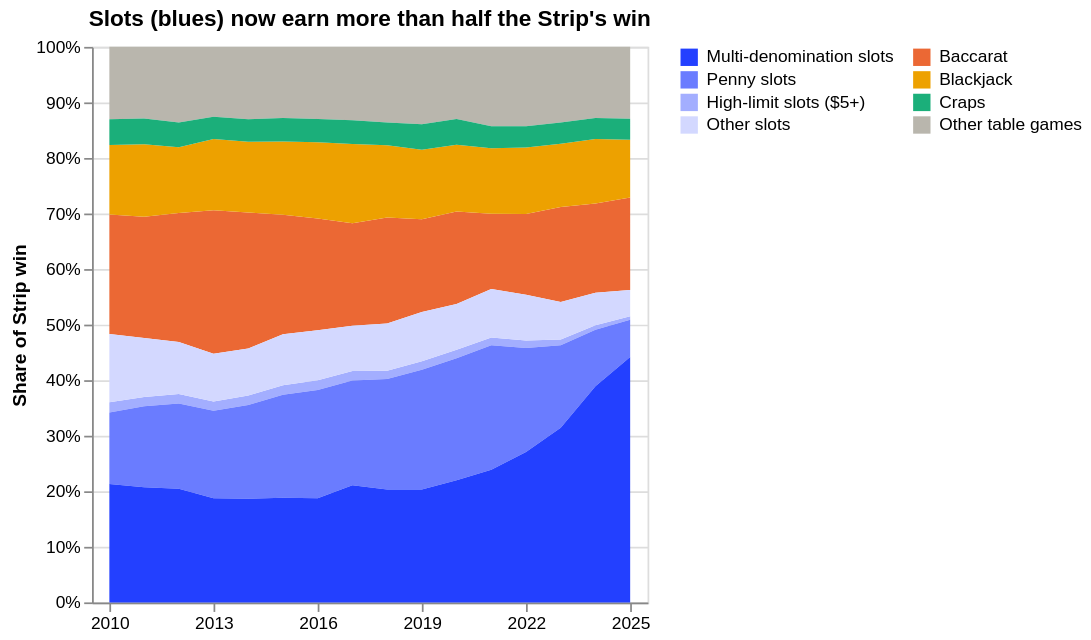

Here is the notebook cell this chart was saved with:
### Code cell
#| hide
#| caption: Each game group's share of annual Strip win. Multi-denomination slots are the modern video machines that let a player choose the bet size.
order = ["Multi-denomination slots", "Penny slots", "High-limit slots ($5+)", "Other slots",
         "Baccarat", "Blackjack", "Craps", "Other table games"]
colors = ["#2340ff", "#6a7cff", "#a3aeff", "#d3d8ff", "#eb6834", "#eda100", "#1baf7a", "#b9b6ad"]
alt.Chart(mix).mark_area().encode(
    x=alt.X("year:O", title=None, axis=alt.Axis(labelAngle=0, values=[2010, 2013, 2016, 2019, 2022, 2025])),
    y=alt.Y("share:Q", title="Share of Strip win", stack="normalize", axis=alt.Axis(format="%")),
    color=alt.Color("game_group:N", title=None, sort=order, scale=alt.Scale(domain=order, range=colors),
                    legend=alt.Legend(columns=2, symbolType="square")),
    order=alt.Order("order_idx:Q"),
    tooltip=["year:O", alt.Tooltip("game_group:N", title="Group"), alt.Tooltip("share:Q", format=".1%", title="Share")],
).transform_calculate(order_idx="indexof(" + str(order) + ", datum.game_group)").properties(
    title="Slots (blues) now earn more than half the Strip's win", height=320)

### Figure 1 — Vega-Lite specification as saved in the notebook (floating-point values rounded to 4 significant figures)
{"config": {"view": {"continuousWidth": 300, "continuousHeight": 300}}, "data": {"name": "data-07bd9641ec524a34b9857a6dd6149a2e"}, "mark": {"type": "area"}, "encoding": {"color": {"field": "game_group", "legend": {"columns": 2, "symbolType": "square"}, "scale": {"domain": ["Multi-denomination slots", "Penny slots", "High-limit slots ($5+)", "Other slots", "Baccarat", "Blackjack", "Craps", "Other table games"], "range": ["#2340ff", "#6a7cff", "#a3aeff", "#d3d8ff", "#eb6834", "#eda100", "#1baf7a", "#b9b6ad"]}, "sort": ["Multi-denomination slots", "Penny slots", "High-limit slots ($5+)", "Other slots", "Baccarat", "Blackjack", "Craps", "Other table games"], "title": null, "type": "nominal"}, "order": {"field": "order_idx", "type": "quantitative"}, "tooltip": [{"field": "year", "type": "ordinal"}, {"field": "game_group", "title": "Group", "type": "nominal"}, {"field": "share", "format": ".1%", "title": "Share", "type": "quantitative"}], "x": {"axis": {"labelAngle": 0, "values": [2010, 2013, 2016, 2019, 2022, 2025]}, "field": "year", "title": null, "type": "ordinal"}, "y": {"axis": {"format": "%"}, "field": "share", "stack": "normalize", "title": "Share of Strip win", "type": "quantitative"}}, "height": 320, "title": "Slots (blues) now earn more than half the Strip's win", "transform": [{"calculate": "indexof(['Multi-denomination slots', 'Penny slots', 'High-limit slots ($5+)', 'Other slots', 'Baccarat', 'Blackjack', 'Craps', 'Other table games'], datum.game_group)", "as": "order_idx"}], "$schema": "https://vega.github.io/schema/vega-lite/v6.4.1.json", "datasets": {"data-07bd9641ec524a34b9857a6dd6149a2e": [{"year": 2024, "game_group": "Other table games", "share": 0.1281}, {"year": 2024, "game_group": "High-limit slots ($5+)", "share": 0.008158}, {"year": 2024, "game_group": "Baccarat", "share": 0.1603}, {"year": 2024, "game_group": "Penny slots", "share": 0.1017}, {"year": 2024, "game_group": "Blackjack", "share": 0.1164}, {"year": 2024, "game_group": "Craps", "share": 0.03758}, {"year": 2024, "game_group": "Other slots", "share": 0.05848}, {"year": 2024, "game_group": "Multi-denomination slots", "share": 0.3893}, {"year": 2015, "game_group": "Other slots", "share": 0.0914}, {"year": 2015, "game_group": "Multi-denomination slots", "share": 0.1883}, {"year": 2015, "game_group": "Baccarat", "share": 0.2152}, {"year": 2015, "game_group": "Other table games", "share": 0.1283}, {"year": 2015, "game_group": "High-limit slots ($5+)", "share": 0.01737}, {"year": 2015, "game_group": "Blackjack", "share": 0.132}, {"year": 2015, "game_group": "Penny slots", "share": 0.1854}, {"year": 2015, "game_group": "Craps", "share": 0.04213}, {"year": 2022, "game_group": "Other slots", "share": 0.08232}, {"year": 2022, "game_group": "Multi-denomination slots", "share": 0.2709}, {"year": 2022, "game_group": "Penny slots", "share": 0.1872}, {"year": 2022, "game_group": "Craps", "share": 0.03843}, {"year": 2022, "game_group": "Blackjack", "share": 0.1197}, {"year": 2022, "game_group": "Other table games", "share": 0.1427}, {"year": 2022, "game_group": "High-limit slots ($5+)", "share": 0.01352}, {"year": 2022, "game_group": "Baccarat", "share": 0.1453}, {"year": 2019, "game_group": "Multi-denomination slots", "share": 0.2033}, {"year": 2019, "game_group": "Other slots", "share": 0.08873}, {"year": 2019, "game_group": "Other table games", "share": 0.1392}, {"year": 2019, "game_group": "High-limit slots ($5+)", "share": 0.01494}, {"year": 2019, "game_group": "Baccarat", "share": 0.1669}, {"year": 2019, "game_group": "Penny slots", "share": 0.2157}, {"year": 2019, "game_group": "Craps", "share": 0.04591}, {"year": 2019, "game_group": "Blackjack", "share": 0.1253}, {"year": 2020, "game_group": "Other slots", "share": 0.08265}, {"year": 2020, "game_group": "Multi-denomination slots", "share": 0.22}, {"year": 2020, "game_group": "Baccarat", "share": 0.1666}, {"year": 2020, "game_group": "Other table games", "share": 0.1298}, {"year": 2020, "game_group": "High-limit slots ($5+)", "share": 0.01498}, {"year": 2020, "game_group": "Craps", "share": 0.04633}, {"year": 2020, "game_group": "Penny slots", "share": 0.2196}, {"year": 2020, "game_group": "Blackjack", "share": 0.12}, {"year": 2014, "game_group": "Craps", "share": 0.04036}, {"year": 2014, "game_group": "Penny slots", "share": 0.1687}, {"year": 2014, "game_group": "Blackjack", "share": 0.1273}, {"year": 2014, "game_group": "Other table games", "share": 0.1304}, {"year": 2014, "game_group": "High-limit slots ($5+)", "share": 0.01713}, {"year": 2014, "game_group": "Baccarat", "share": 0.245}, {"year": 2014, "game_group": "Other slots", "share": 0.08431}, {"year": 2014, "game_group": "Multi-denomination slots", "share": 0.1868}, {"year": 2025, "game_group": "Other table games", "share": 0.1296}, {"year": 2025, "game_group": "Baccarat", "share": 0.1668}, {"year": 2025, "game_group": "High-limit slots ($5+)", "share": 0.006525}, {"year": 2025, "game_group": "Penny slots", "share": 0.06721}, {"year": 2025, "game_group": "Blackjack", "share": 0.1037}, {"year": 2025, "game_group": "Craps", "share": 0.03772}, {"year": 2025, "game_group": "Other slots", "share": 0.0469}, {"year": 2025, "game_group": "Multi-denomination slots", "share": 0.4416}, {"year": 2021, "game_group": "Other slots", "share": 0.08718}, {"year": 2021, "game_group": "Multi-denomination slots", "share": 0.2388}, {"year": 2021, "game_group": "Blackjack", "share": 0.1183}, {"year": 2021, "game_group": "Penny slots", "share": 0.2239}, {"year": 2021, "game_group": "Craps", "share": 0.03962}, {"year": 2021, "game_group": "Other table games", "share": 0.1427}, {"year": 2021, "game_group": "Baccarat", "share": 0.1352}, {"year": 2021, "game_group": "High-limit slots ($5+)", "share": 0.01436}, {"year": 2017, "game_group": "Penny slots", "share": 0.1887}, {"year": 2017, "game_group": "Craps", "share": 0.04232}, {"year": 2017, "game_group": "Blackjack", "share": 0.143}, {"year": 2017, "game_group": "Other table games", "share": 0.1323}, {"year": 2017, "game_group": "High-limit slots ($5+)", "share": 0.01701}, {"year": 2017, "game_group": "Baccarat", "share": 0.1844}, {"year": 2017, "game_group": "Multi-denomination slots", "share": 0.2107}, {"year": 2017, "game_group": "Other slots", "share": 0.08149}, {"year": 2013, "game_group": "Multi-denomination slots", "share": 0.1876}, {"year": 2013, "game_group": "Other slots", "share": 0.0862}, {"year": 2013, "game_group": "Penny slots", "share": 0.1574}, {"year": 2013, "game_group": "Blackjack", "share": 0.1284}, {"year": 2013, "game_group": "Craps", "share": 0.03978}, {"year": 2013, "game_group": "Other table games", "share": 0.1259}, {"year": 2013, "game_group": "Baccarat", "share": 0.2582}, {"year": 2013, "game_group": "High-limit slots ($5+)", "share": 0.01644}, {"year": 2010, "game_group": "Other slots", "share": 0.1228}, {"year": 2010, "game_group": "Multi-denomination slots", "share": 0.2132}, {"year": 2010, "game_group": "Other table games", "share": 0.1304}, {"year": 2010, "game_group": "Baccarat", "share": 0.2154}, {"year": 2010, "game_group": "High-limit slots ($5+)", "share": 0.01811}, {"year": 2010, "game_group": "Craps", "share": 0.04629}, {"year": 2010, "game_group": "Blackjack", "share": 0.125}, {"year": 2010, "game_group": "Penny slots", "share": 0.1289}, {"year": 2023, "game_group": "Baccarat", "share": 0.1709}, {"year": 2023, "game_group": "Other table games", "share": 0.1361}, {"year": 2023, "game_group": "High-limit slots ($5+)", "share": 0.01026}, {"year": 2023, "game_group": "Craps", "share": 0.03811}, {"year": 2023, "game_group": "Penny slots", "share": 0.1484}, {"year": 2023, "game_group": "Blackjack", "share": 0.1141}, {"year": 2023, "game_group": "Other slots", "share": 0.06764}, {"year": 2023, "game_group": "Multi-denomination slots", "share": 0.3144}, {"year": 2018, "game_group": "Penny slots", "share": 0.199}, {"year": 2018, "game_group": "Blackjack", "share": 0.1302}, {"year": 2018, "game_group": "Craps", "share": 0.04099}, {"year": 2018, "game_group": "Other table games", "share": 0.136}, {"year": 2018, "game_group": "High-limit slots ($5+)", "share": 0.01474}, {"year": 2018, "game_group": "Baccarat", "share": 0.1906}, {"year": 2018, "game_group": "Other slots", "share": 0.08517}, {"year": 2018, "game_group": "Multi-denomination slots", "share": 0.2032}, {"year": 2016, "game_group": "Other table games", "share": 0.1297}, {"year": 2016, "game_group": "Baccarat", "share": 0.2011}, {"year": 2016, "game_group": "High-limit slots ($5+)", "share": 0.01756}, {"year": 2016, "game_group": "Craps", "share": 0.04214}, {"year": 2016, "game_group": "Blackjack", "share": 0.1373}, {"year": 2016, "game_group": "Penny slots", "share": 0.1949}, {"year": 2016, "game_group": "Other slots", "share": 0.08998}, {"year": 2016, "game_group": "Multi-denomination slots", "share": 0.1875}, {"year": 2012, "game_group": "Other slots", "share": 0.0934}, {"year": 2012, "game_group": "Multi-denomination slots", "share": 0.2045}, {"year": 2012, "game_group": "Other table games", "share": 0.1363}, {"year": 2012, "game_group": "High-limit slots ($5+)", "share": 0.01732}, {"year": 2012, "game_group": "Baccarat", "share": 0.2325}, {"year": 2012, "game_group": "Blackjack", "share": 0.1182}, {"year": 2012, "game_group": "Craps", "share": 0.04448}, {"year": 2012, "game_group": "Penny slots", "share": 0.1534}, {"year": 2011, "game_group": "Other table games", "share": 0.1288}, {"year": 2011, "game_group": "High-limit slots ($5+)", "share": 0.01668}, {"year": 2011, "game_group": "Baccarat", "share": 0.2183}, {"year": 2011, "game_group": "Blackjack", "share": 0.1305}, {"year": 2011, "game_group": "Penny slots", "share": 0.1459}, {"year": 2011, "game_group": "Craps", "share": 0.0464}, {"year": 2011, "game_group": "Multi-denomination slots", "share": 0.2072}, {"year": 2011, "game_group": "Other slots", "share": 0.1061}]}}
